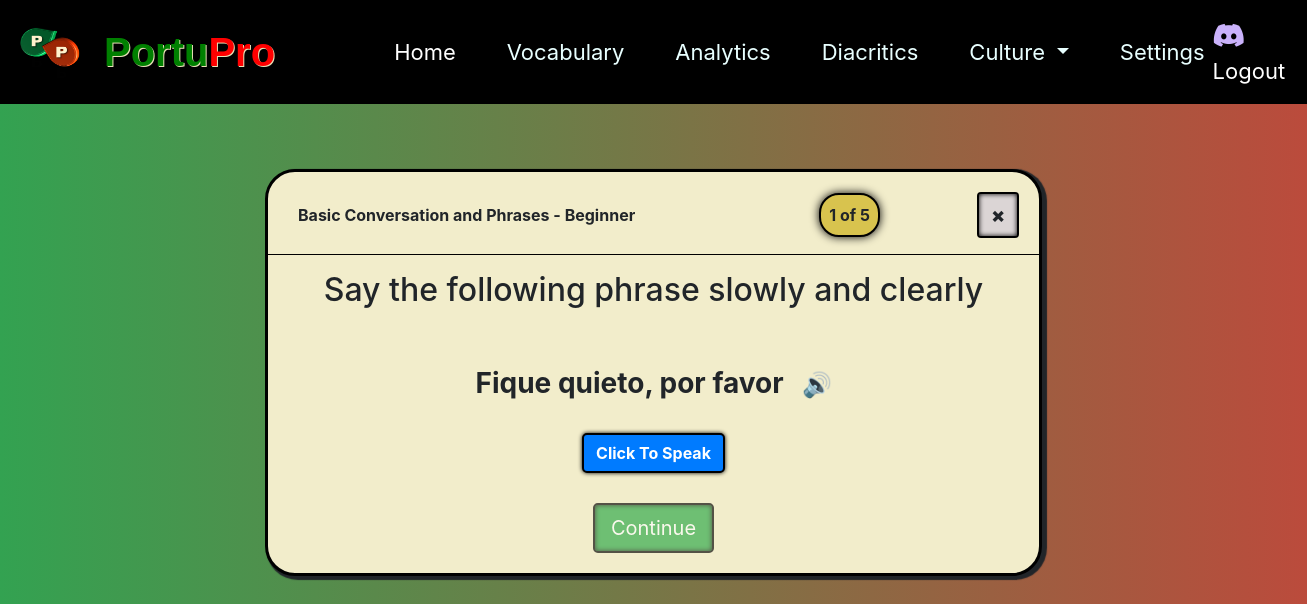
The app's page /quiz/1/1/ (signed in) with its own data.
### mainsite/models.py (models this page shows, shortened)
class Unit(models.Model):
    name = models.CharField(max_length=255, blank=False, null=False)
    description = models.TextField(blank=True, null=True)

class Quiz(models.Model):
    DIFFICULTY_CHOICES = (
        ('Beginner', 'Beginner'),
        ('Intermediate', 'Intermediate'),
        ('Advanced', 'Advanced'),
    )
    unit = models.ForeignKey(Unit, on_delete=models.CASCADE, related_name='quizzes')
    title = models.CharField(max_length=255)
    description = models.TextField(null=True, blank=True)
    difficulty = models.CharField(max_length=12, choices=DIFFICULTY_CHOICES, default='Beginner')

class Question(models.Model):
    question_text = models.TextField()
    question_type = models.CharField(max_length=255)
    correct_answer = models.CharField(max_length=255)
    quiz = models.ForeignKey(Quiz, on_delete=models.CASCADE, related_name='questions', null=True, blank=True)
    class Meta:
        ordering = ['id']

### mainsite/views.py (the view, shortened to what this page needs)
# urls.py: path('quiz/<int:unit_id>/<int:quiz_id>/', views.quiz, name='quiz'),
@login_required
def quiz(request, unit_id, quiz_id):
    difficulty_dict = {
        '1': 'Beginner',
        '2': 'Intermediate',
        '3': 'Advanced'
    }
    difficulty = difficulty_dict[str(request.user.proficiency_level)]
    api_key = 'TD3tzuMg9GoBdmw2QLf2jrheWlkp9L91Hk1DXyUtVuIWzrkadRZXv1o2'
    image_url = 'https://api.pexels.com/v1/search'
    image_headers = {
        'Authorization': api_key
    }
    question_obj = None
    repeated_question = False
    options = {}
    match_dict = {}
    left_col_q = []
    right_col_q = []
    jumbled_answer = []
    quiz_accessed = Quiz.objects.filter(unit_id=unit_id, difficulty=difficulty)[quiz_id-1]
    questions_for_quiz = quiz_accessed.questions.all()
    if UserAttempts.objects.filter(quiz=quiz_accessed, user=request.user).exists():
        user_attempt = UserAttempts.objects.filter(quiz=quiz_accessed, user=request.user).order_by('-attempt_date')[0]
        if user_attempt.questions_answered == 5:
            user_attempt = UserAttempts.objects.create(quiz=quiz_accessed, user=request.user, questions_answered=0)
            messages.success(request, 'Quiz complete!')
            return redirect('mainsite:home')
    else:
        user_attempt = UserAttempts.objects.create(quiz=quiz_accessed, user=request.user, questions_answered=0)
    unanswered_questions = Question.objects.filter(
        quiz=quiz_accessed,
    ).exclude(
        id__in=UserAnswers.objects.filter(
            question__quiz=quiz_accessed,
            user=request.user,
            attempt=user_attempt
        ).values_list('question_id', flat=True)
    )
    latest_incorrect_answer_subquery = UserAnswers.objects.filter(
        question=OuterRef('pk'),
        is_correct=False,
        user=request.user,
        attempt = user_attempt
    ).order_by('-answer_date').values('id')[:1]
    questions_with_latest_incorrect_answer = Question.objects.annotate(
        latest_incorrect_answer_id=Subquery(latest_incorrect_answer_subquery)
    ).filter(
        user_answers__id=Subquery(latest_incorrect_answer_subquery)  # Ensures we filter on the latest incorrect answer
    ).values_list('id', flat=True)  # Get the IDs of those questions
    list_of_question_ids = list(questions_with_latest_incorrect_answer)
    if unanswered_questions:
        if user_attempt.questions_answered > 3 and random.randint(1,100) <= 20:
            answered_questions = Question.objects.filter(
                quiz_id=quiz_id,
                id__in=UserAnswers.objects.filter(
                    question__quiz_id=quiz_id,
                    user=request.user,
                    attempt = user_attempt
                ).values_list('question_id', flat=True)
            )
            answered_questions_list = list(answered_questions)
            question_obj = random.choice(answered_questions_list)
            repeated_question = True
        else:
            question_obj = unanswered_questions.first()
    if question_obj.question_type == 'MCQ':
        template_name = 'mainsite/quiz_1.html'
        options_list = question_obj.option_set.all()
        for option in options_list:
            word = Word.objects.get(portuguese_word=option)
            image_params = {
                'query': word.english_translation,
                'per_page': 10,
                'page': 1
            }
            image_response = requests.get(image_url, headers=image_headers, params=image_params)
            photo = image_response.json()['photos'][0]['src']['original']
            options[option] = photo
    elif question_obj.question_type == 'MCQ_Text':
        template_name = 'mainsite/quiz_4.html'
        options_list = question_obj.option_set.all()
        options = options_list
    elif question_obj.question_type == 'Arrange':
        template_name = 'mainsite/quiz_5.html'
        jumbled_answer = question_obj.correct_answer.split(" ")
        random.shuffle(jumbled_answer)
    elif question_obj.question_type == 'Translate':
        template_name = 'mainsite/quiz_6.html'
        pass
    elif question_obj.question_type == 'Speech':
        template_name = 'mainsite/quiz_2.html'
    submitted_answer = request.session.get('submitted_answer', '')
    unit_name = question_obj.quiz.unit.name
    unit_id = question_obj.quiz.unit.id
    current_attempt = UserAttempts.objects.filter(user=request.user, quiz=quiz_accessed).order_by('-attempt_date')[0]
    percentage_complete = int(((current_attempt.questions_answered+1)/5)*100)
    return render(request, template_name, {
        'quiz': submitted_answer,
        'question_text': question_obj.question_text,
        'question_answer': question_obj.correct_answer,
        'question_id': question_obj.id,
        'unit_name': unit_name,
        'percentage_complete': percentage_complete,
        'questions_answered': current_attempt.questions_answered+1,
        'unit_id': unit_id,
        'options': options,
        'jumbled_answer': jumbled_answer,
        'match_items': match_dict,
        'left_col_q':left_col_q,
        'right_col_q': right_col_q,
        'repeated_question': repeated_question,
        'difficulty': difficulty
    })

### templates/mainsite/quiz_2.html (shortened to what this page needs)
{% load static %}
<!DOCTYPE html>
<html lang="en">
<head>
<link rel="stylesheet" href="https://stackpath.bootstrapcdn.com/bootstrap/4.3.1/css/bootstrap.min.css">
<link rel="stylesheet" href="https://cdnjs.cloudflare.com/ajax/libs/font-awesome/5.15.3/css/all.min.css">
<link rel="stylesheet" href="{% static 'dashboard.css' %}">
</head>
<body>
  {% include 'mainsite/navbar.html' %}
  <div class="container">
    <div class="quiz-container">
      <div class="d-flex justify-content-between align-items-center mb-3">
        <div class="unit_heading" style="width:55%">
          <b>{{unit_name}} - {{difficulty}}</b>
        </div>
        {% if not repeated_question %}
        <div class="question_count_box"><b>{{questions_answered}} of 5</b></div>
      {% else %}
        <b>Repeated Question</b>
      {% endif %}
        <a href="/home" class="btn btn-light big-close" id="big_close"><b>&times;</b></a>
      </div>
      <hr>
      <section class="phrase-section">
        <form id="quiz-form" method="post">
        <h2 class="text-center mb-4">Say the following phrase slowly and clearly</h2>
        <div class="phrase">
            <span style="font-size:28px"><b>{{question_text}}</b> <button class="sound-button" id="speakBtn" style="margin-left: 10px;" onclick="convertTextToSpeech('{{question_text}}')">🔊</button></span>
        </div>
        <div class="recording">
            <button class="btn btn-primary" id="recordBtn">Click To Speak</button>
        </div>
      <div class="text-center" style="padding-top:10px">
        <button id="submitButton" type="submit" class="btn btn-success btn-lg">Continue</button>
    </div>
      </form>
    </section>
    </div>
  </div>
</body>
</html>

### static/dashboard.css (style rules this page uses)
html, body { height: 100%; margin: 0; padding: 0; }
body { background: linear-gradient(to right, #33A251, #BB4B3C); background-attachment: fixed; background-repeat: no-repeat; background-size: cover; }
.container { min-height: 100%; }
.quiz-container { border-radius: 30px; box-shadow: 3px 2px 1px 2px; background-color: #f2edcb; margin-top: 65px; border: 3px solid black; }
.unit_heading { width: 200px; margin-left: 30px; }
#big_close { border: 2px solid black; margin-right: 20px; box-shadow: inset 0px 0px 5px 0px black; background-color: rgb(219, 213, 213); font-size: 20px; font-weight: bold; }
#checkAnswer, #submitButton, #checkOrder, #skipButton { border: 2px solid black; box-shadow: inset 0px 0px 5px 0px black; }
#recordBtn { border: 2px solid black; border-radius: 5px; box-shadow: 0px 0px 4px 0px black; font-weight: bold; }
.question_count_box { background-color:rgb(216, 195, 78); padding: 8px; border-radius: 20px; border: 2px solid black; box-shadow: 0px 0px 10px 0px black; }

### templates/mainsite/quiz_2.html (style rules this page uses)
.quiz-container { max-width: 70%; margin: 30px auto; background-color: #f9f9f9; padding: 20px; padding-left: 0px; padding-right: 0px; box-shadow: 0 0 10px rgba(0, 0, 0, 0.1); }
hr { border: none; height: 1px; width: 100%; margin-left: 0px; margin-right: 0px; background-color: #000000; margin-top: 20px; margin-bottom: 20px; }
.phrase { display: flex; justify-content: center; align-items: center; height: 100px; }
.sound-button { background: none; border: none; font-size: 24px; cursor: pointer; padding: 0; display: inline-flex; align-items: center; justify-content: center; }
.recording { display: flex; flex-direction: column; align-items: center; }

### records on screen
Unit: name "Basic Conversation and Phrases"
Quiz: difficulty "Beginner"
Question: question_text "Fique quieto, por favor"

### other values on screen
{{ questions_answered }} "1"
